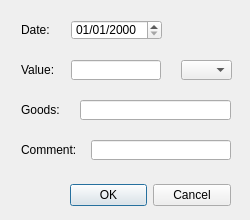
<?xml version="1.0" encoding="UTF-8"?>
<ui version="4.0">
 <class>EditExpense</class>
 <widget class="QDialog" name="EditExpense">
  <property name="geometry">
   <rect>
    <x>0</x>
    <y>0</y>
    <width>250</width>
    <height>220</height>
   </rect>
  </property>
  <property name="windowTitle">
   <string>Edit expense</string>
  </property>
  <widget class="QDateEdit" name="dateEdit">
   <property name="geometry">
    <rect>
     <x>71</x>
     <y>20</y>
     <width>91</width>
     <height>20</height>
    </rect>
   </property>
   <property name="maximumDateTime">
    <datetime>
     <hour>23</hour>
     <minute>59</minute>
     <second>59</second>
     <year>9999</year>
     <month>8</month>
     <day>30</day>
    </datetime>
   </property>
   <property name="displayFormat">
    <string>dd/MM/yyyy</string>
   </property>
  </widget>
  <widget class="QLineEdit" name="lineEditComment">
   <property name="geometry">
    <rect>
     <x>91</x>
     <y>140</y>
     <width>140</width>
     <height>20</height>
    </rect>
   </property>
  </widget>
  <widget class="QLabel" name="labelGoods">
   <property name="geometry">
    <rect>
     <x>21</x>
     <y>100</y>
     <width>50</width>
     <height>20</height>
    </rect>
   </property>
   <property name="text">
    <string>Goods:</string>
   </property>
  </widget>
  <widget class="QComboBox" name="comboBoxCurrency">
   <property name="geometry">
    <rect>
     <x>181</x>
     <y>60</y>
     <width>51</width>
     <height>20</height>
    </rect>
   </property>
  </widget>
  <widget class="QLineEdit" name="lineEditGoods">
   <property name="geometry">
    <rect>
     <x>80</x>
     <y>100</y>
     <width>151</width>
     <height>20</height>
    </rect>
   </property>
  </widget>
  <widget class="QLabel" name="labelDate">
   <property name="geometry">
    <rect>
     <x>21</x>
     <y>20</y>
     <width>41</width>
     <height>20</height>
    </rect>
   </property>
   <property name="text">
    <string>Date:</string>
   </property>
  </widget>
  <widget class="QLabel" name="labelMoney">
   <property name="geometry">
    <rect>
     <x>21</x>
     <y>60</y>
     <width>41</width>
     <height>20</height>
    </rect>
   </property>
   <property name="text">
    <string>Value:</string>
   </property>
  </widget>
  <widget class="QLabel" name="labelComment">
   <property name="geometry">
    <rect>
     <x>21</x>
     <y>140</y>
     <width>60</width>
     <height>20</height>
    </rect>
   </property>
   <property name="text">
    <string>Comment:</string>
   </property>
  </widget>
  <widget class="QLineEdit" name="lineEditMoneyValue">
   <property name="geometry">
    <rect>
     <x>71</x>
     <y>60</y>
     <width>90</width>
     <height>20</height>
    </rect>
   </property>
  </widget>
  <widget class="QDialogButtonBox" name="buttonsOkCancel">
   <property name="geometry">
    <rect>
     <x>70</x>
     <y>180</y>
     <width>161</width>
     <height>31</height>
    </rect>
   </property>
   <property name="orientation">
    <enum>Qt::Horizontal</enum>
   </property>
   <property name="standardButtons">
    <set>QDialogButtonBox::Cancel|QDialogButtonBox::Ok</set>
   </property>
   <property name="centerButtons">
    <bool>false</bool>
   </property>
  </widget>
 </widget>
 <resources/>
 <connections>
  <connection>
   <sender>buttonsOkCancel</sender>
   <signal>accepted()</signal>
   <receiver>EditExpense</receiver>
   <slot>accept()</slot>
   <hints>
    <hint type="sourcelabel">
     <x>248</x>
     <y>254</y>
    </hint>
    <hint type="destinationlabel">
     <x>157</x>
     <y>274</y>
    </hint>
   </hints>
  </connection>
  <connection>
   <sender>buttonsOkCancel</sender>
   <signal>rejected()</signal>
   <receiver>EditExpense</receiver>
   <slot>reject()</slot>
   <hints>
    <hint type="sourcelabel">
     <x>316</x>
     <y>260</y>
    </hint>
    <hint type="destinationlabel">
     <x>286</x>
     <y>274</y>
    </hint>
   </hints>
  </connection>
 </connections>
</ui>
